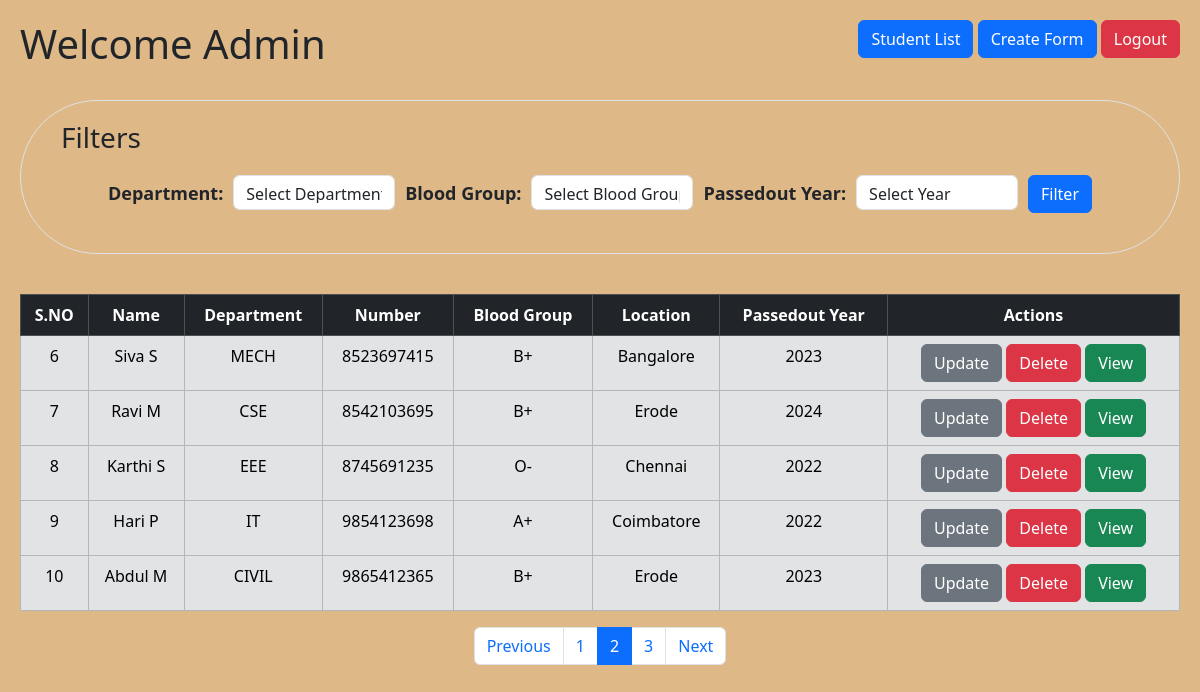
Screenshot of /index.php?mod=student&view=studentList&pageId=2 (signed in) with the database file from the repository.
### tables this page shows
CREATE TABLE `user` (
  `id` int NOT NULL AUTO_INCREMENT,
  `email` varchar(150) NOT NULL,
  `password` varchar(50) NOT NULL,
  `user_type` enum('Student','Admin') DEFAULT 'Student',
  PRIMARY KEY (`id`),
  UNIQUE KEY `email` (`email`)
);

CREATE TABLE `student_details` (
  `r_id` int NOT NULL,
  `first_name` varchar(15) NOT NULL,
  `last_name` varchar(15) NOT NULL,
  `dob` date NOT NULL,
  `number` varchar(15) NOT NULL,
  `age` tinyint NOT NULL,
  `blood_group` enum('A+','A-','B+','B-','O+','O-','AB+','AB-') NOT NULL,
  `gender` enum('Male','Female','Other') NOT NULL,
  `location` varchar(50) NOT NULL,
  `status` enum('Yes','No') DEFAULT 'Yes',
  `image` varchar(150) NOT NULL,
  `department` varchar(15) NOT NULL,
  `passedout_year` year NOT NULL
);

### model/studentModel.php (called while the page is built, shortened)
<?php
    class StudentModel extends database_connection
    {
        function studentList($filteredArray)
        {
            $status="Yes";
            $user_type="Student";
            $db=$this->connect();
            $query=$this->queryPrepare($filteredArray);
            $data=$db->prepare($query);
            $data->bindParam(":status",$status);
            $data->bindParam(":user_type",$user_type);
            $data->execute();
            $no_Of_Rows=$data->rowCount();
            return $no_Of_Rows;
        }
        function queryPrepare($filteredArray)
        {
            $query="select id,first_name,last_name,department,number,blood_group,passedout_year,location from user inner join student_details on user.id=student_details.r_id where status=:status && user_type=:user_type";
            return $query;
        }
        function retrieve($filteredArray,$offset_value,$results_per_page)
        {
            $status="Yes";
            $user_type="Student";
            $db=$this->connect();
            $query=$this->queryPrepare($filteredArray);
            $query=$query." LIMIT ".$offset_value.','.$results_per_page;
            $data=$db->prepare($query);
            $data->bindParam(":status",$status);
            $data->bindParam(":user_type",$user_type);
            $data->execute();
            $rows = $data->fetchAll(PDO::FETCH_ASSOC);
            $no_Of_Rows=$data->rowCount();
            return ($no_Of_Rows==0) ? "No Records Found" : $rows;
        }
    }
?>

### view/studentList.php (the view, shortened to what this page needs)
<!DOCTYPE html>
<html lang='en'>
<head>
    <link rel='stylesheet' href='view/style.css'>
    <link href='https://cdn.jsdelivr.net/npm/bootstrap@5.3.3/dist/css/bootstrap.min.css' rel='stylesheet'>
</head>
<body class='listBackground'>
    <?php if(file_exists("common/header.php")) { include_once "common/header.php"; } ?>
    <div class='border rounded-pill heading'>
        <h3 class='sub_heading'>Filters</h3>
        <div class='filter'>
                <form method="post" action="index.php?mod=student&view=studentList">
                    <div class='form-group filters'>
                        <label class='list_label'><b>Department:</b></label>
                            <select name='dept_filter' class='form-control filter_input'>
                                <option value=''>Select Department</option>
                            </select>
                        <label class='list_label'><b>Blood Group:</b></label>
                            <select name='blood_group_filter' class='form-control filter_input'>
                                <option value=''>Select Blood Group</option>
                            </select>
                        <label class='list_label'><b>Passedout Year:</b></label>
                            <select name='passedout_year_filter' class='form-control filter_input'>
                                <option value=''>Select Year</option>
                            </select>
                        <input type='submit' class='btn btn-primary' name='submit' value='Filter'>
                    </div>
                </form>
        </div>
    </div>
    <table cellspacing='0' cellpadding='20' border='1' width='800' class='table table-bordered table-hover table-secondary'>
        <tr class='table-dark'>
            <td align="center"><b>S.NO</b></td>
            <td align="center"><b>Name</b></td>
            <td align="center"><b>Department</b></td>
            <td align="center"><b>Number</b></td>
            <td align="center"><b>Blood Group</b></td>
            <td align="center"><b>Location</b></td>
            <td align="center"><b>Passedout Year</b></td>
            <td align="center"><b>Actions</b></td>
        </tr>
        <?php
        $s_no=($page-1)*5;
        if(is_array($finalResult))
        {
            foreach ($finalResult as $row)
            {
                    $s_no++;
                    echo "<tr>
                                <td align='center'>{$s_no}</td>
                                <td align='center'>{$row['first_name']} {$row['last_name']}</td>
                                <td align='center'>{$row['department']}</td>
                                <td align='center'>{$row['number']}</td>
                                <td align='center'>{$row['blood_group']}</td>
                                <td align='center'>{$row['location']}</td>
                                <td align='center'>{$row['passedout_year']}</td>
                                <td align='center'>
                                    <a href=index.php?mod=student&view=updateForm&id={$row['id']}><button class='btn btn-secondary'>Update</button></a>
                                    <a href=index.php?mod=student&view=deleteStudent&id={$row['id']} onclick=\"return confirm('Are you sure you want to delete this item?');\" ><button class='btn btn-danger'>Delete</button></a>
                                    <a href=index.php?mod=student&view=viewStudent&id={$row['id']}><button class='btn btn-success'>View</button></a>
                                </td>
                          </tr>";
            }
        }
        ?>
    </table>
            <nav>
                <ul class="pagination paginationClass">
                <?php
                    if($page>1)
                    {
                        echo '<li class="page-item">
                                <a class="page-link" href="index.php?mod=student&view=studentList&pageId='.($page-1).'">Previous</a>
                            </li>';
                    }
                    else
                    {
                        echo '<li class="page-item disabled">
                                <a class="page-link">Previous</a>
                            </li>';
                    }
                for($pages=1;$pages<=$number_of_page;$pages++)
                {
                    $active=($pages==$page) ? 'active' : '';
                    echo '<li class="page-item '.$active.'">
                            <a class="page-link" href="index.php?mod=student&view=studentList&pageId='.$pages.'">'.$pages.'</a>
                        </li>';
                }
                if ($page<$number_of_page)
                {
                    echo '<li class="page-item">
                            <a class="page-link" href="index.php?mod=student&view=studentList&pageId='.($page+1).'">Next</a>
                        </li>';
                }
                else
                {
                    echo '<li class="page-item disabled">
                            <a class="page-link">Next</a>
                        </li>';
                }
                ?>
                </ul>
            </nav>
</body>
</html>

### view/style.css (style rules this page uses)
* { margin: 0px; padding: 0px; }
body { font-family:arial; margin: 20px; padding: 20px; }
.filter { width: 984px; margin: 0px auto; margin-bottom: 40px; }
.heading { margin-top: 80px; }
.listBackground { background-color:burlywood; }
.paginationClass { justify-content: center; }
.filters { display: flex; gap: 10px; }
.filter_input { height: 35px; }
.list_label { font-size: 18px; white-space: nowrap; align-content: center; }
.sub_heading { margin: 20px 0px; padding-left: 40px; }
.table { margin-top: 40px; }

### rows the page displays
user: student_details.first_name "Siva", student_details.last_name "S", student_details.department "MECH", student_details.number "8523697415", student_details.blood_group "B+", student_details.location "Bangalore", student_details.passedout_year "2023"
user: student_details.first_name "Ravi", student_details.last_name "M", student_details.department "CSE", student_details.number "8542103695", student_details.blood_group "B+", student_details.location "Erode", student_details.passedout_year "2024"
user: student_details.first_name "Karthi", student_details.last_name "S", student_details.department "EEE", student_details.number "8745691235", student_details.blood_group "O-", student_details.location "Chennai", student_details.passedout_year "2022"
user: student_details.first_name "Hari", student_details.last_name "P", student_details.department "IT", student_details.number "9854123698", student_details.blood_group "A+", student_details.location "Coimbatore", student_details.passedout_year "2022"
user: student_details.first_name "Abdul", student_details.last_name "M", student_details.department "CIVIL", student_details.number "9865412365", student_details.blood_group "B+", student_details.location "Erode", student_details.passedout_year "2023"

### other values shown
$_SESSION["Name"] "Admin"
